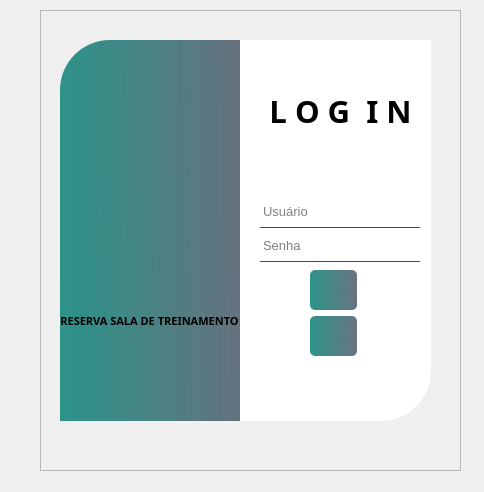
<?xml version="1.0" encoding="UTF-8"?>
<ui version="4.0">
 <class>login</class>
 <widget class="QMainWindow" name="login">
  <property name="geometry">
   <rect>
    <x>0</x>
    <y>0</y>
    <width>484</width>
    <height>492</height>
   </rect>
  </property>
  <property name="windowTitle">
   <string>MainWindow</string>
  </property>
  <widget class="QWidget" name="centralwidget">
   <widget class="QFrame" name="frame">
    <property name="geometry">
     <rect>
      <x>40</x>
      <y>10</y>
      <width>421</width>
      <height>461</height>
     </rect>
    </property>
    <property name="frameShape">
     <enum>QFrame::StyledPanel</enum>
    </property>
    <property name="frameShadow">
     <enum>QFrame::Raised</enum>
    </property>
    <widget class="QLabel" name="label">
     <property name="geometry">
      <rect>
       <x>20</x>
       <y>30</y>
       <width>181</width>
       <height>381</height>
      </rect>
     </property>
     <property name="styleSheet">
      <string notr="true">background-color: qlineargradient(spread:pad, x1:0, y1:0.505682, x2:1, y2:0.477, stop:0 rgba(11, 131, 120, 219), stop:1 rgba(85, 98, 112, 226));

border-top-left-radius: 50px;</string>
     </property>
     <property name="text">
      <string/>
     </property>
    </widget>
    <widget class="QLabel" name="label_2">
     <property name="geometry">
      <rect>
       <x>200</x>
       <y>30</y>
       <width>191</width>
       <height>381</height>
      </rect>
     </property>
     <property name="styleSheet">
      <string notr="true">background-color: rgb(255, 255, 255);
border-bottom-right-radius: 50px;</string>
     </property>
     <property name="text">
      <string/>
     </property>
    </widget>
    <widget class="QLabel" name="label_3">
     <property name="geometry">
      <rect>
       <x>220</x>
       <y>70</y>
       <width>161</width>
       <height>61</height>
      </rect>
     </property>
     <property name="font">
      <font>
       <family>Miriam Libre</family>
       <pointsize>23</pointsize>
       <bold>true</bold>
      </font>
     </property>
     <property name="styleSheet">
      <string notr="true">color:rgb(0,0,0)</string>
     </property>
     <property name="text">
      <string>L O G  I N</string>
     </property>
     <property name="alignment">
      <set>Qt::AlignCenter</set>
     </property>
    </widget>
    <widget class="QLabel" name="label_4">
     <property name="geometry">
      <rect>
       <x>4</x>
       <y>280</y>
       <width>211</width>
       <height>61</height>
      </rect>
     </property>
     <property name="font">
      <font>
       <family>Miriam Libre</family>
       <pointsize>8</pointsize>
       <bold>true</bold>
      </font>
     </property>
     <property name="styleSheet">
      <string notr="true">color:rgb(0,0,0)</string>
     </property>
     <property name="text">
      <string>RESERVA SALA DE TREINAMENTO</string>
     </property>
     <property name="alignment">
      <set>Qt::AlignCenter</set>
     </property>
    </widget>
    <widget class="QWidget" name="layoutWidget">
     <property name="geometry">
      <rect>
       <x>220</x>
       <y>190</y>
       <width>162</width>
       <height>64</height>
      </rect>
     </property>
     <layout class="QVBoxLayout" name="verticalLayout_2">
      <item>
       <widget class="QLineEdit" name="txt_usuario">
        <property name="minimumSize">
         <size>
          <width>160</width>
          <height>0</height>
         </size>
        </property>
        <property name="maximumSize">
         <size>
          <width>160</width>
          <height>16777215</height>
         </size>
        </property>
        <property name="font">
         <font>
          <pointsize>10</pointsize>
         </font>
        </property>
        <property name="styleSheet">
         <string notr="true">background-color: rgba(0,0,0,0);
border:1px solid rgba(0,0,0,0);
border-bottom-color:rgba(46,82,101,255);
color:rgb(0,0,0);
padding-bottom:7px</string>
        </property>
        <property name="text">
         <string/>
        </property>
        <property name="placeholderText">
         <string>Usuário</string>
        </property>
       </widget>
      </item>
      <item>
       <widget class="QLineEdit" name="txt_senha">
        <property name="minimumSize">
         <size>
          <width>160</width>
          <height>0</height>
         </size>
        </property>
        <property name="maximumSize">
         <size>
          <width>160</width>
          <height>16777215</height>
         </size>
        </property>
        <property name="font">
         <font>
          <pointsize>10</pointsize>
         </font>
        </property>
        <property name="styleSheet">
         <string notr="true">background-color: rgba(0,0,0,0);
border:1px solid rgba(0,0,0,0);
border-bottom-color:rgba(46,82,101,255);
color:rgb(0,0,0);
padding-bottom:7px</string>
        </property>
        <property name="text">
         <string/>
        </property>
        <property name="echoMode">
         <enum>QLineEdit::Password</enum>
        </property>
        <property name="placeholderText">
         <string>Senha</string>
        </property>
       </widget>
      </item>
     </layout>
    </widget>
    <widget class="QLabel" name="label_5">
     <property name="geometry">
      <rect>
       <x>0</x>
       <y>130</y>
       <width>211</width>
       <height>151</height>
      </rect>
     </property>
     <property name="font">
      <font>
       <family>Miriam Libre</family>
       <pointsize>8</pointsize>
       <bold>true</bold>
      </font>
     </property>
     <property name="styleSheet">
      <string notr="true">image: url(:/icones/treinamento.png);</string>
     </property>
     <property name="text">
      <string/>
     </property>
     <property name="alignment">
      <set>Qt::AlignCenter</set>
     </property>
    </widget>
    <widget class="QWidget" name="">
     <property name="geometry">
      <rect>
       <x>270</x>
       <y>260</y>
       <width>47</width>
       <height>88</height>
      </rect>
     </property>
     <layout class="QVBoxLayout" name="verticalLayout">
      <item>
       <widget class="QPushButton" name="btn_login">
        <property name="minimumSize">
         <size>
          <width>45</width>
          <height>40</height>
         </size>
        </property>
        <property name="maximumSize">
         <size>
          <width>120</width>
          <height>16777215</height>
         </size>
        </property>
        <property name="font">
         <font>
          <pointsize>10</pointsize>
          <bold>true</bold>
         </font>
        </property>
        <property name="styleSheet">
         <string notr="true">QPushButton#btn_login{
		background-color: qlineargradient(spread:pad, x1:0, y1:0.505682, x2:1, y2:0.477, stop:0 rgba(11, 131, 120, 219), stop:1 rgba(85, 98, 112, 226));
	color:rgba(255, 255, 255, 210);
	border-radius: 5px;
}
QPushButton#btn_login:hover{
	background-color: qlineargradient(spread:pad, x1:0, y1:0.505682,x2:1,y2:0.477, stop:0 rgba(150, 123, 111, 219), stop:1 rgba(85, 81, 84, 226));
}
QPushButton#btn_login:pressed{
	padding-left:5px;
	padding -top:5px;
	background-color:rgba(150, 123, 111, 255);
}</string>
        </property>
        <property name="text">
         <string/>
        </property>
        <property name="icon">
         <iconset resource="icones/Imagens.qrc">
          <normaloff>:/icones/login.png</normaloff>:/icones/login.png</iconset>
        </property>
        <property name="iconSize">
         <size>
          <width>32</width>
          <height>32</height>
         </size>
        </property>
       </widget>
      </item>
      <item>
       <widget class="QPushButton" name="btn_sairApp">
        <property name="minimumSize">
         <size>
          <width>45</width>
          <height>40</height>
         </size>
        </property>
        <property name="font">
         <font>
          <pointsize>10</pointsize>
          <bold>true</bold>
         </font>
        </property>
        <property name="styleSheet">
         <string notr="true">QPushButton#btn_sairApp{
		background-color: qlineargradient(spread:pad, x1:0, y1:0.505682, x2:1, y2:0.477, stop:0 rgba(11, 131, 120, 219), stop:1 rgba(85, 98, 112, 226));
	color:rgba(255, 255, 255, 210);
	border-radius: 5px;
}
QPushButton#btn_sairApp:hover{
	background-color: qlineargradient(spread:pad, x1:0, y1:0.505682,x2:1,y2:0.477, stop:0 rgba(150, 123, 111, 219), stop:1 rgba(85, 81, 84, 226));
}
QPushButton#btn_sairApp:pressed{
	padding-left:5px;
	padding -top:5px;
	background-color:rgba(150, 123, 111, 255);
}</string>
        </property>
        <property name="text">
         <string/>
        </property>
        <property name="icon">
         <iconset resource="icones/Imagens.qrc">
          <normaloff>:/icones/saida.png</normaloff>:/icones/saida.png</iconset>
        </property>
        <property name="iconSize">
         <size>
          <width>32</width>
          <height>32</height>
         </size>
        </property>
       </widget>
      </item>
     </layout>
    </widget>
   </widget>
  </widget>
 </widget>
 <resources>
  <include location="icones/Imagens.qrc"/>
 </resources>
 <connections/>
</ui>
